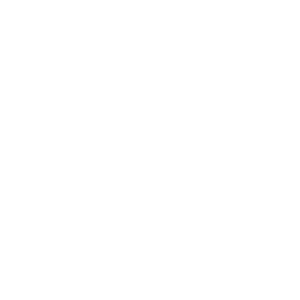
Frame 1 (no input)
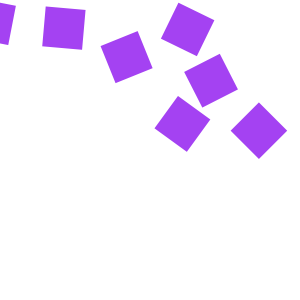
Frame 60 (the mouse pressed at the canvas centre just before this capture)
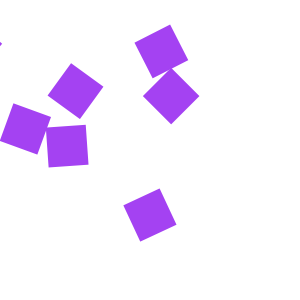
Frame 120 (the mouse held since frame 60 and released just before this capture)

The Processing sketch that drew these frames (run headless with seeded random() and noise(); from frame 60 on, the mouse is pressed at the canvas centre):

// Processing sketch: processing_117469
// ── processing_117469.pde

BounceBall Ashley;
void setup() {
  size(300,300);
  Ashley=new BounceBall();
}
void draw() {
  Ashley.update();
}
class BounceBall {
  int num_squares= 10;
  int[] x_values= new int[num_squares];
  int[] y_values= new int[num_squares];
 
  int rotation=0;
  
   BounceBall() {
    fill(random(0,255), random(0,255), random(0,255));
    for(int i=0; i<x_values.length; i++){
    x_values[i]=int(random(width));
    y_values[i]=int(random(height));
}
   }
  void update() {
   background(255);
   for(int i=0; i<x_values.length; i++){
  translate(width/2, height/2);
  rotate(radians(rotation));
  noStroke();
  rect(x_values[i], y_values[i],40,40);
  rotation++;
}
  }
}
